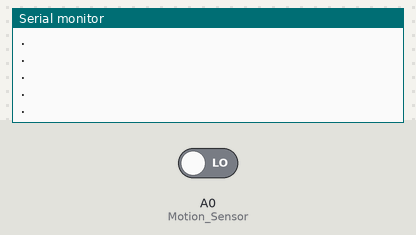
Bench run of a sketch on a simulated Arduino Uno, built with avr-gcc and run on an emulated ATmega328P. Shown: the last lines printed to the serial monitor. Inputs (shaded band) come from the test bench; at power-on: A0 (Motion_Sensor) LOW. The modem accepts every AT command (registered, SIM ready, sends succeed) and sends nothing else.

Above: at 2.2 s.
2.3 s: A0 (Motion_Sensor) driven HIGH
At 3.3 s:
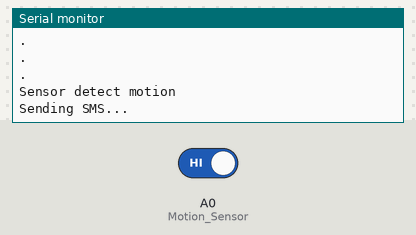
At 4.7 s:
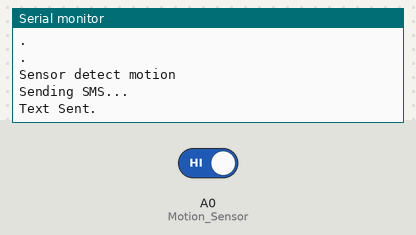

Measured:
- after the input at 2.3 s, the serial monitor: prints a new line after 0.07 s (image 1)

The sketch:

PIR_sensor_Motion_Detector.ino
```cpp
/* This code works with motion sensor, when motion detects it will automatic call on number which is in code.
 * For more videos please visit our youtube channel. https://www.youtube.com/channel/UCsn5KGbvt5Se7MaLsfNYthA
 */

#include <SoftwareSerial.h>

SoftwareSerial sim800l(2, 3); // RX,TX for Arduino and for the module it's TXD RXD, they should be inverted

#define Motion_Sensor A0 //Button pin, on the other pin it's wired with GND
bool Sensor_State; //Sensor_State


void setup()
{

  pinMode(Motion_Sensor, INPUT); //The button is always on HIGH level, when pressed it goes LOW
  sim800l.begin(9600);   //Module baude rate, this is on max, it depends on the version
  Serial.begin(9600);
  delay(1000);
}

void loop()
{

//SendSMS();
  Sensor_State = digitalRead(Motion_Sensor);   //We are constantly reading the button State

  if (Sensor_State == HIGH) {            //And if it's pressed
    Serial.println("Sensor detect motion");   //Shows this message on the serial monitor
    delay(200);                         //Small delay to avoid detecting the button press many times

    SendSMS();                          //And this function is called
delay(4000);

 }
 else{
 Serial.println(".");
 }

  if (sim800l.available()){            //Displays on the serial monitor if there's a communication from the module
    Serial.write(sim800l.read());
  }
}

void SendSMS()
{
  Serial.println("Sending SMS...");               //Show this message on serial monitor
  sim800l.print("AT+CMGF=1\r");                   //Set the module to SMS mode
  delay(100);
  sim800l.print("AT+CMGS=\"+###############\"\r");  //Your phone number don't forget to include your country code, example +212123456789"
  delay(500);
  sim800l.print("Security Alert.....!!!!!!! Some one entered in the house ");       //This is the text to send to the phone number, don't make it too long or you have to modify the SoftwareSerial buffer
  delay(500);
  sim800l.print((char)26);// (required according to the datasheet)
  delay(500);
  sim800l.println();
  Serial.println("Text Sent.");
  delay(500);

}
```
